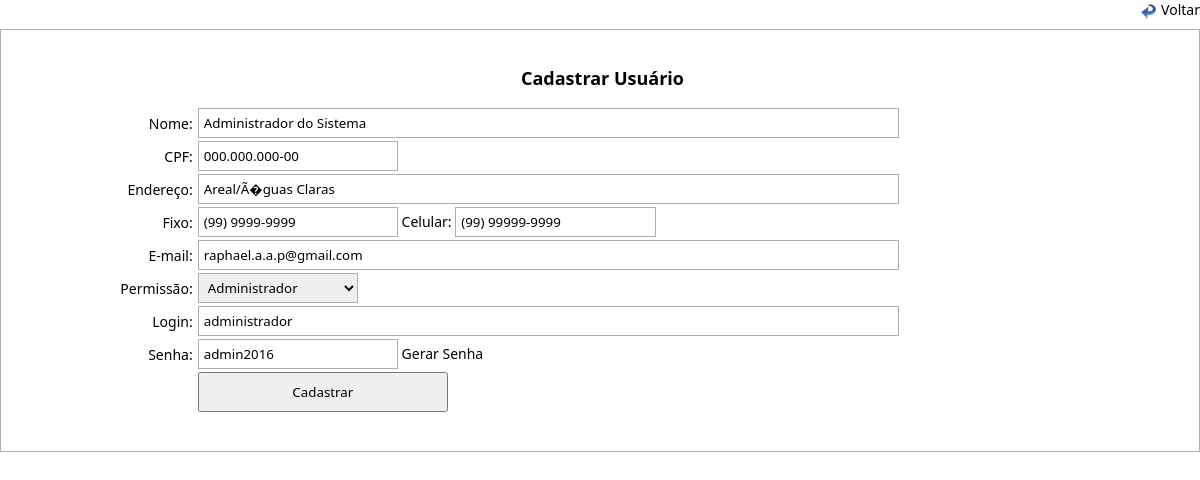
The page /altera_usuario.php?id=3 on the database as committed earlier.
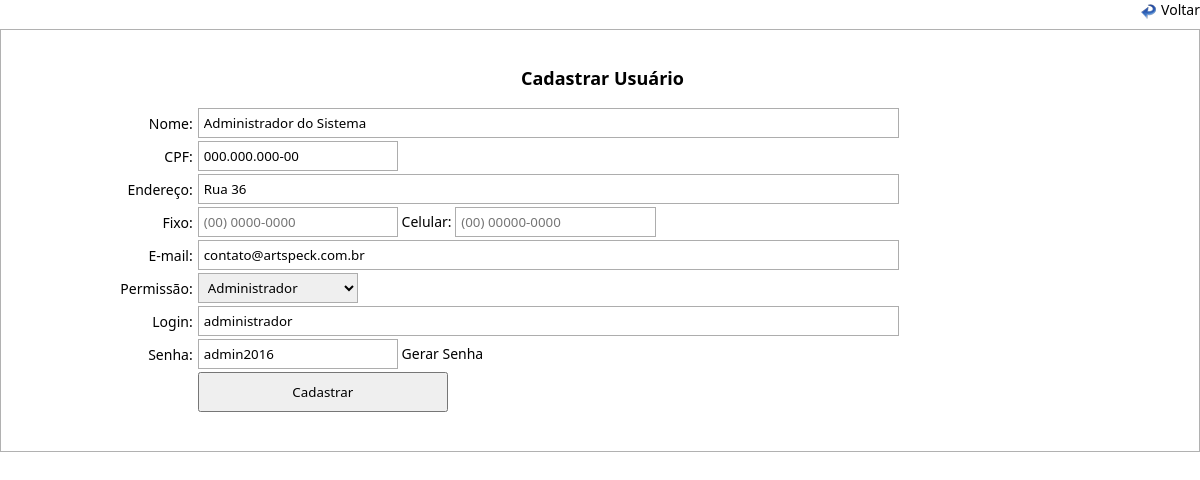
The same page on the database as committed later.
### tables this page shows
CREATE TABLE `usuario` (
  `id_usuario` int(10) unsigned NOT NULL AUTO_INCREMENT,
  `nome_usuario` varchar(200) DEFAULT NULL,
  `cpf_usuario` varchar(14) DEFAULT NULL,
  `end_usuario` varchar(500) DEFAULT NULL,
  `fixo_usuario` varchar(14) DEFAULT NULL,
  `cel_usuario` varchar(15) DEFAULT NULL,
  `email_usuario` varchar(100) DEFAULT NULL,
  `tipo_usuario` varchar(13) NOT NULL,
  `login_usuario` varchar(100) DEFAULT NULL,
  `senha_usuario` varchar(10) DEFAULT NULL,
  PRIMARY KEY (`id_usuario`)
);

### processos/database.php (called while the page is built, shortened)
<?php
function DBRead ($table, $params = null, $fields = '*') {
	$params = ($params) ? " {$params}" : null;
		$query = "SELECT {$fields} FROM {$table}{$params}";
		$result = DBExecute($query);
		if (!mysqli_num_rows($result))
			return false;
		else {
			while ($res = mysqli_fetch_assoc($result)) {
				$data[] = $res;
			}
			return $data;
		}
}
function DBExecute($query){
	$link = DBConnect();
	$result = @mysqli_query($link, $query) or die (mysqli_error($link));
	return $result;
}
?>

### altera_usuario.php (the view, shortened to what this page needs)
<!doctype html>
<html>
<head>
<link href="css/style.css" rel="stylesheet" type="text/css">
<link rel="stylesheet" href="css/menu.css">
</head>
<body>
<?php
require 'processos/database.php';
$id = $_GET['id'];
  $le_user = DBRead ('usuario', "WHERE id_usuario = '$id'", '*');
    foreach ($le_user as $user){
?>
<form action="<?php echo htmlspecialchars($_SERVER["PHP_SELF"]);?>" method="post" onsubmit="return valida_form(this)">
<div class="voltar">
	<a href="javascript:history.back(1);">Voltar</a>
</div>
<table border="0" cellpadding="0" cellspacing="0" class="table">
  <tbody>
    <tr>
      <td height="42" colspan="2" align="center" valign="top"><span class="titulo">Cadastrar Usuário</span></td>
    </tr>
    <tr>
      <td width="16%" align="right">Nome: <input type="hidden" name="id_user" class="text" value="<?php echo $user['id_usuario']; ?>"></td>
      <td width="84%"><input type="text" name="nome" class="text" placeholder="Nome" value="<?php echo $user['nome_usuario']; ?>"></td>
    </tr>
    <tr>
      <td align="right">CPF:</td>
      <td><input type="text" name="cpf" class="cod" maxlength="14" placeholder="000.000.000-00" onkeypress="documento(this)"  value="<?php echo $user['cpf_usuario']; ?>"></td>
    </tr>
    <tr>
      <td align="right">Endereço:</td>
      <td><input type="text" name="endereco" class="text" placeholder="Endereço Completo" value="<?php echo $user['end_usuario']; ?>"></td>
    </tr>
    <tr>
      <td align="right">Fixo:</td>
      <td>
      <input type="text" name="fixo" class="cod" maxlength="14" onkeypress="mascara(this)" placeholder="(00) 0000-0000" value="<?php echo $user['fixo_usuario']; ?>">
      Celular: <input type="text" name="celular" class="cod" maxlength="15" onkeypress="cel(this)" placeholder="(00) 00000-0000"  value="<?php echo $user['cel_usuario']; ?>">
      </td>
    </tr>
    <tr>
    <tr>
      <td align="right">E-mail:</td>
      <td><input type="text" name="email" class="text" placeholder="E-mail"  value="<?php echo $user['email_usuario']; ?>"></td>
    </tr>
      <td align="right">Permissão:</td>
      <td>
          <select name="permissao" class="select" style="width: 160px;">
            <option> <?php echo $user['tipo_usuario'];?></option>
        </select>
      </td>
    </tr>
    <tr>
      <td align="right">Login:</td>
      <td><input type="text" name="login" class="text" placeholder="Login do sistema"  value="<?php echo $user['login_usuario']; ?>"></td>
    </tr>
    <tr>
      <td align="right">Senha:</td>
      <td><input type="text" name="senha" class="cod" id="senha" placeholder="Senha"  value="<?php echo $user['senha_usuario']; ?>">
      <a href="javascript:Password(this);">Gerar Senha</a>
      </td>
    </tr>
    <tr>
      <td>&nbsp;</td>
      <td><input type="submit" value="Cadastrar" class="botton"></td>
    </tr>
  </tbody>
</table>
</form>
<?php
  }
?>
</body>
</html>

Rows that differ between the two databases and show on the page:
changed usuario "Administrador do Sistema": endereco "Areal/Ã�guas Claras" → "Rua 36"; fixo "(99) 9999-9999" → (not shown); celular "(99) 99999-9999" → (not shown); email "raphael.a.a.p@gmail.com" → "contato@artspeck.com.br"
